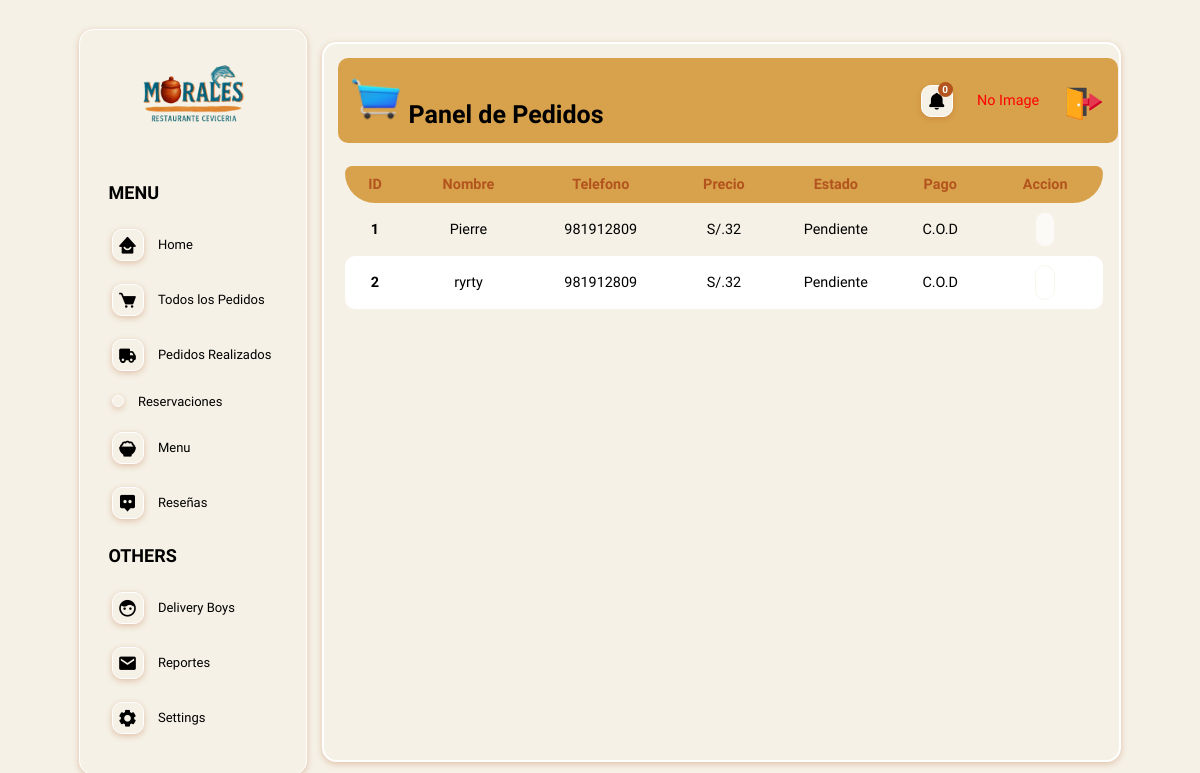
/admin/orders.php (signed in), run on the app's committed database.
### tables this page shows
CREATE TABLE `orders` (
  `id` int(11) NOT NULL,
  `user_id` int(11) NOT NULL,
  `admin_id` int(11) DEFAULT NULL,
  `cust_fname` varchar(15) NOT NULL,
  `cust_sname` varchar(15) NOT NULL,
  `contact` varchar(15) NOT NULL,
  `location` varchar(225) NOT NULL,
  `email` varchar(50) NOT NULL,
  `street` varchar(15) NOT NULL,
  `building` varchar(10) NOT NULL,
  `message` varchar(225) NOT NULL,
  `total_cost` varchar(10) NOT NULL,
  `order_status` varchar(20) NOT NULL,
  `payment` varchar(200) NOT NULL,
  `updated_by` varchar(50) DEFAULT NULL,
  `updated_date` datetime DEFAULT NULL
);

### admin/orders.php (the view, shortened to what this page needs)
<?php
include('./adminPartials/adminHeader.php');
?>
    <div class="adminPage flex">
       <?php
       include('./adminPartials/sideMenu.php');
       ?>
         <div class="mainBody">
            <div class="topSection flex">
                <div class="title">
                <span>
                    <img src="../Assests/icons8-shopping-cart-40.png" class="icono" alt="icono">
                <strong>Panel de Pedidos </strong></span>
                </div>
                <?php
                    include('./adminPartials/headerAdminAccount.php');
                ?>
            </div>
            <div class="mainBodyContentContainer">
                <div class="orderDiv">
                    <table class="table">
                        <tr class="tblHeader">
                            <th>ID</th>
                            <th>Nombre</th>
                            <th>Telefono</th>
                            <th>Precio</th>
                            <th>Estado</th>
                            <th>Pago</th>
                            <th>Accion</th>
                        </tr>
                        <?php
                            $sql = "SELECT * FROM orders";
                            $res = mysqli_query($conn, $sql);
                            $tableID = 1;
                          if($res == TRUE){
                            $count = mysqli_num_rows($res);
                              if($count > 0){
                                  while($row = mysqli_fetch_assoc($res)){
                                    $id = $row['id'];
                                    $cust_fname = $row['cust_fname'];
                                    $contact = $row['contact'];
                                    $total_cost = $row['total_cost'];
                                    $order_status = $row['order_status'];
                                    $payment = $row['payment'];
                                    ?>
                                        <tr class="tblRow orderRow">
                                            <td class="id"><?php echo $tableID++?></td>
                                            <td class="customerName">
                                            <span class="name"><?php echo $cust_fname?></span>
                                            </td>
                                            <td class="contact">
                                                <p><?php echo $contact?></p>
                                            </td>
                                            <td class="cost">
                                                <p>S/.<?php echo $total_cost?></p>
                                            </td>
                                            <?php
                                            if($order_status == 'Entregado'){
                                                ?>
                                                <td class="status">
                                                <p  class="delivered"><?php echo $order_status?></p>
                                                </td>
                                                <?php
                                            }
                                            elseif ($order_status == 'Cancelado') {
                                                ?>
                                                <td class="status">
                                                <p class="canceled"><?php echo $order_status?></p>
                                                </td>
                                                <?php
                                            }
                                            elseif ($order_status == 'En camino') {
                                                ?>
                                                <td class="status">
                                                <p class="OTW"><?php echo $order_status?></p>
                                                </td>
                                                <?php
                                            }
                                            else {
                                                ?>
                                                <td class="status" style="text-transform: capitalize;">
                                                <p><?php echo $order_status?></p>
                                                </td>
                                                <?php
                                            }
                                            ?>
                                            <td class="payments">
                                                <p><?php echo $payment?></p>
                                            </td>
                                            <td class="action">
                                                <a href="<?php echo SITEURL?>admin/orderDetails.php?id=<?php echo $id?>">
                                                    <i class="uil uil-file-info-alt icon"></i>
                                                </a>
                                            </td>
                                        </tr>
                                    <?php
                                  }
                              }
                              else{
                                echo '<span class="blank">Aún no se ha hecho ningún pedido!</span>';
                              }
                          }
                        ?>
                    </table>
                </div>
            </div>
         </div>
    </div>
<?php
include('./adminPartials/adminFooter.php');
?>

### main.css (style rules this page uses)
* { padding: 0; margin: 0; box-sizing: border-box; font-family: "Fira Sans Condensed", sans-serif; }
:root { --primaryColor: #B3541E; --secondaryColor: #D8A24C; --thirdColor: #F5F1E6; --forthColor: #ffffff; --cardColor: #F5F1E6; --LocColor: #EAE3D9; --bgColor: #F5F1E6; --textColor: #000000; --whiteColor: #ffffff; --borderRadius: 10px; --boxShadow: 0 2px 6px rgba(179, 84, 30, 0.3); --greyColor: #7a7a7a; --greenColor: #4A7CA1; --yellowColor: #D8A24C; --smallSize: 13px; --normalSize: 18px; --mediumSize: 25px; --largeSize: 35px; }
body { background: var(--bgColor); }
html { font-size: 90%; scroll-behavior: smooth; }
a { text-decoration: none; cursor: pointer; }
.flex { display: flex; align-items: center; gap: 10px; }
img { height: auto; width: 100%; }
p { font-family: "Dosis", sans-serif; }
.icon { font-size: 20px; cursor: pointer; }

### data on the page
orders: cust_fname "Pierre", contact "981912809", total_cost "32", order_status "Pendiente", payment "C.O.D"
orders: cust_fname "ryrty", contact "981912809", total_cost "32", order_status "Pendiente", payment "C.O.D"

### other printed values
$currentOrders "0"
